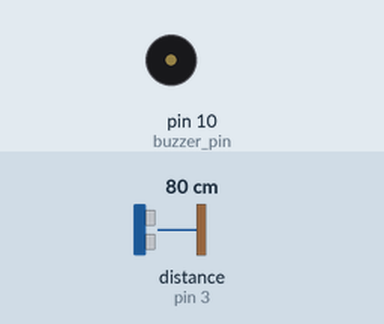
The sketch below on a simulated Arduino Uno, built with avr-gcc and run on an emulated ATmega328P. Shown: buzzer (waves = sounding, pin HIGH). Wiring (inferred from the names in the program): ultrasonic range finder: trigger pin 2; echo pin 3. The test bench sets the inputs (shaded band); at power-on: distance to the obstacle (sensor on pin 3) 80 cm. The echo pulse lasts 58.3 µs per cm; pins used as bus, display or sensor lines are not drawn.

Above: at 1.3 s.
1.4 s: distance to the obstacle (sensor on pin 3) set to 35 cm
2.9 s: distance to the obstacle (sensor on pin 3) set to 28 cm
At 4.1 s:
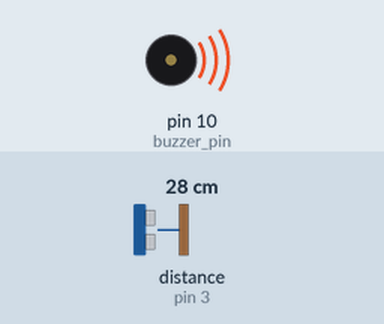
4.5 s: distance to the obstacle (sensor on pin 3) set to 60 cm
At 5.6 s:
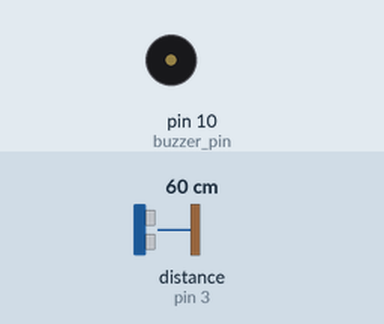
6.0 s: distance to the obstacle (sensor on pin 3) set to 2 cm
At 7.0 s:
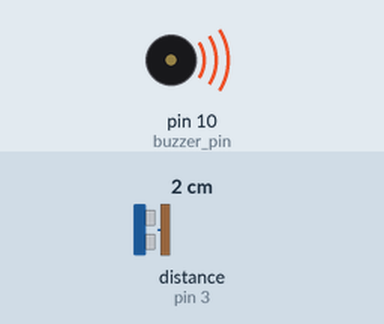
Timing chart, 0 to 8.5 s (numbered marks = the images above; inputs shaded):
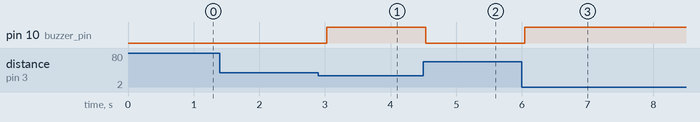

The sketch:

projet_ultrasonic_boom___.ino
```cpp
int trigger_pin = 2;
int echo_pin = 3;
int buzzer_pin = 10;
int time;
int distance;
void setup ( ) {

        Serial.begin (9600);
        pinMode (trigger_pin, OUTPUT);
        pinMode (echo_pin, INPUT);
        pinMode (buzzer_pin, OUTPUT);
}
void loop ( ) {

    digitalWrite (trigger_pin, HIGH);
    delayMicroseconds (10);
   digitalWrite (trigger_pin, LOW);
    time = pulseIn (echo_pin, HIGH);
    distance = (time * 0.034) / 2;

  if (distance <= 30)
        {

      digitalWrite (buzzer_pin, HIGH);
        delay (500);
        }
  else {
        digitalWrite (buzzer_pin, LOW);
        delay (500);
  }

  }
```

Measured:
- the behaviour switches between 32 and 31 cm on distance to the obstacle (sensor on pin 3) (found by bisection; images 0 and 1)
- after the input at 1.4 s, every drawn part: stays the same
- after the input at 2.9 s, pin 10 (buzzer_pin): LOW → HIGH after 0.13 s
- after the input at 4.5 s, pin 10 (buzzer_pin): HIGH → LOW at once
- after the input at 6.0 s, pin 10 (buzzer_pin): LOW → HIGH at once
